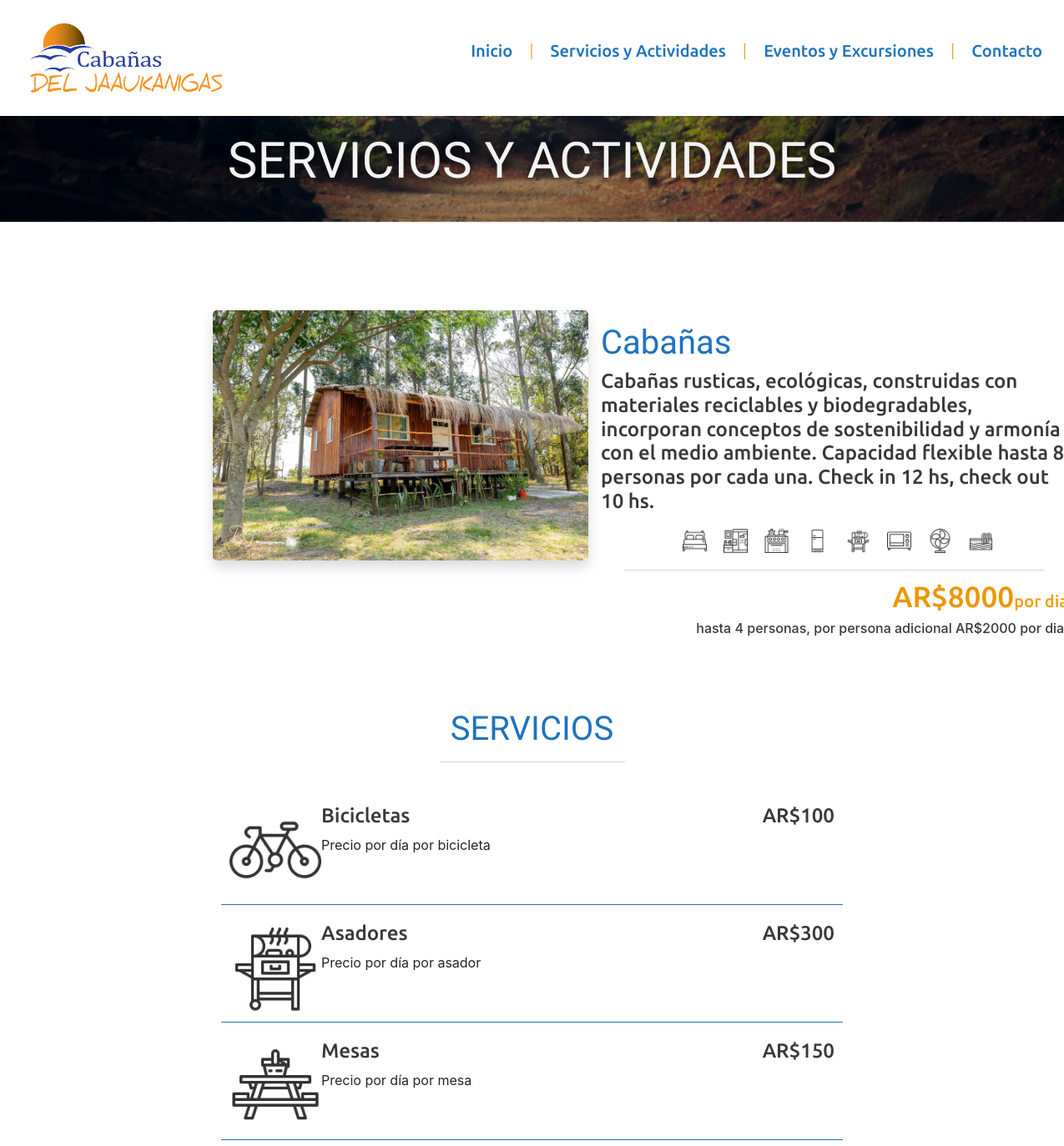
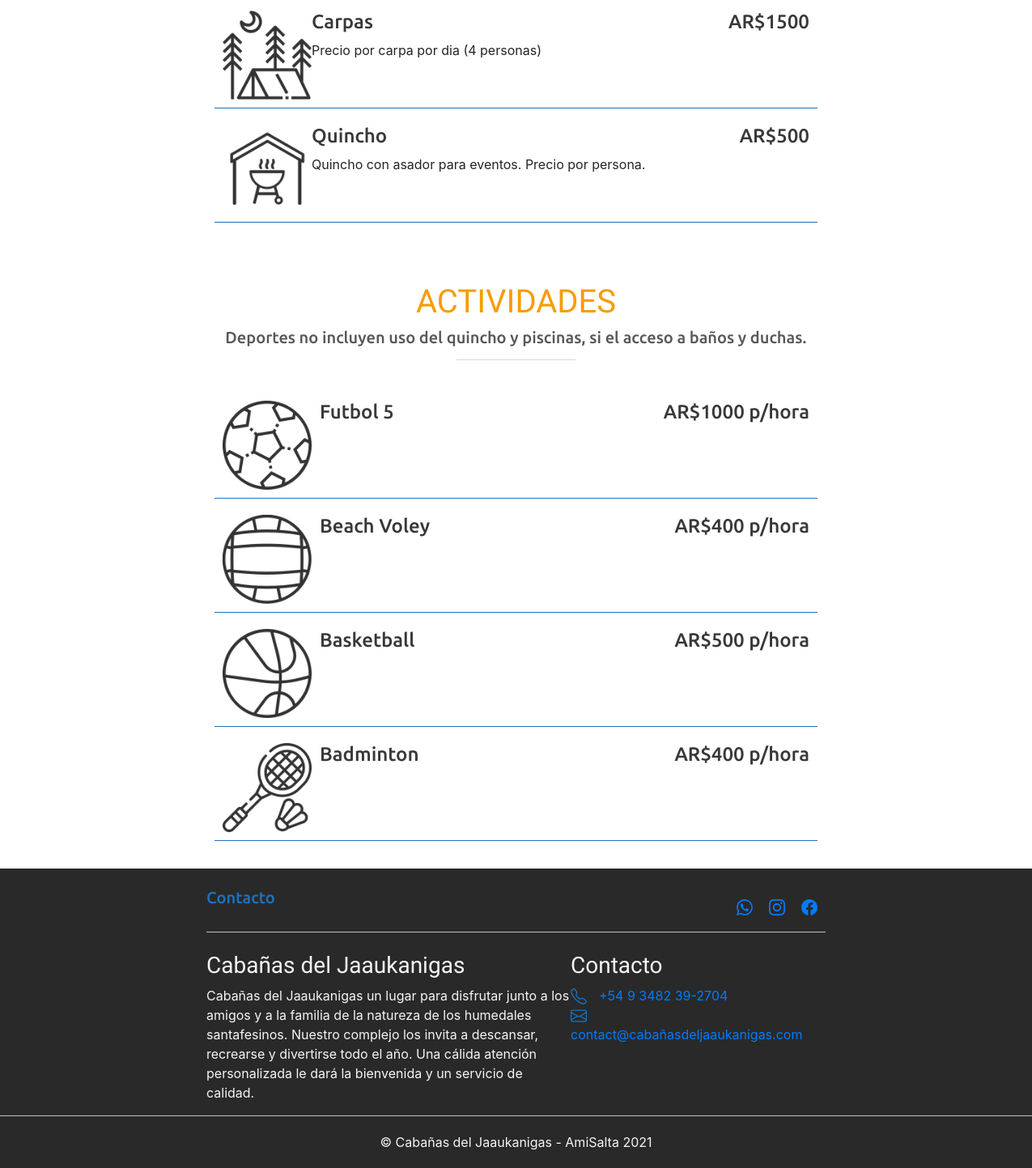
Page /servicios-y-actividades/ on the committed database (2 pictures, top to bottom).
### cabanas/models.py (models this page shows, shortened)
class Cabanas(models.Model):
    name = models.CharField(max_length=64, null=True, blank=True)
    description = models.TextField( null=True, blank=True)
    price = models.CharField(max_length=9, null=True, blank=True)
    top_persons_1st_price = models.CharField(max_length=9, null=True, blank=True)
    price_extra_persons = models.CharField(max_length=9, null=True, blank=True)
    top_persons = models.CharField (max_length=9, null=True, blank=True)
    term = models.ForeignKey(Terms, on_delete=models.CASCADE, default=None, null=True, blank=True)

class Terms(models.Model):
    time_term = models.CharField(max_length=32)
    def __str__(self):
        return f"{self.time_term}"

class Service(models.Model):
    name = models.CharField(max_length=64)
    description = models.TextField()
    price = models.CharField(max_length=32)
    img = models.ImageField(null=True, blank=True)

class Sport(models.Model):
    name = models.CharField(max_length=64)
    description = models.TextField(null=True, blank=True)
    price = models.CharField(max_length=9)
    img = models.ImageField()

### cabanas/views.py (the view, shortened to what this page needs)
# urls.py: path('servicios-y-actividades/', views.sya, name="sya_es"),
def sya(request):
    services = Service.objects.all()
    piscinas = Piscina.objects.all()
    sports = Sport.objects.all()
    cabanas_fotos = Cabanas_fotos.objects.all()
    cabanas = Cabanas.objects.all()
    form = ContactForm_es()
    return render(request, 'es/sya.html' ,{
        'services': services,
        'sports': sports,
        'form': form,
        'cabanas': cabanas,
        'piscinas': piscinas,
        'cabanas_fotos': cabanas_fotos
    })

### cabanas/templates/es/sya.html (shortened to what this page needs)
{% extends 'es/layout.html' %}
{% load crispy_forms_tags %}
{% load static %}
{% block content %}
<div class="desktop">
<div class="subpages-title">
    <h1 class="title-center light tshadow title-size-2">SERVICIOS Y ACTIVIDADES</h1>
</div>
<div class="padding"></div>
<div class="flex center2">
    <div>
        <a type="button" data-bs-toggle="modal" data-bs-target="#exampleModal">
            <div class="hover-box">
                  <img src="{% static 'images/cabin-02.JPG' %}" class="d-block w300 image-hover shadow round-corner">
            </div>
        </a>
    </div>
    <div class="m15">
        {%for cabana in cabanas%}
        <h1 class="blue">{{cabana.name}}</h1>
        <h4 class="dark">{{cabana.description}}</h4>
        <div class="center flex">
            <div class="m20 w50">
                <img src="{% static 'images/icons/bed.png' %}" class="w100p center icon-op">
            </div>
            <div class="m20 w50">
                <img src="{% static 'images/icons/bathroom.png' %}" class="w100p center icon-op">
            </div>
            <div class="m20 w50">
                <img src="{% static 'images/icons/stove.png' %}" class="w100p center icon-op">
            </div>
            <div class="m20 w50">
                <img src="{% static 'images/icons/refrigerator.png' %}" class="w100p center icon-op">
            </div>
            <div class=" m20 w50">
                <img src="{% static 'images/icons/bbq.png' %}" class="w100p center icon-op">
            </div>
            <div class=" m20 w50">
                <img src="{% static 'images/icons/microwave-oven.png' %}" class="w100p center icon-op">
            </div>
            <div class="m20 w50">
                <img src="{% static 'images/icons/fan.png' %}" class="w100p center icon-op">
            </div>
            <div class="m20 w50">
                <img src="{% static 'images/icons/swimming-pool.png' %}" class="w100p center icon-op">
            </div>
        </div>
        <div class="divisor"></div>
        <div class="aright">
                <h5 class="orange"><span>AR${{cabana.price}}</span>{{cabana.term}} </h5>
            <h6 class="dark">hasta {{cabana.top_persons_1st_price}} personas, por persona adicional AR${{cabana.price_extra_persons}} {{cabana.term}}.</h6>
        </div>
        {%endfor%}
    </div>
</div>
<br>
<div class="container">
    <h1 class="title-center blue">SERVICIOS</h1>
    <div class="title-divisor"></div>
</div>
<div class="center2">
    {%for service in services %}
    <div class="flex m20 p10 bbottom-blue">
        <img class="icon-op w80" src="{{service.img.url}}">
        <div class="w100p m10">
            <div class="flex jspacebetween"><h4 class="dark">{{service.name}}</h4><h4 class="dark">AR${{service.price}}</h4></div>
            <div class="flex jspacebetween"><p>{{service.description}}</p></div>
        </div>
    </div>
    {% endfor %}
    <br>
    <div class="container">
        <h1 class="title-center orange">ACTIVIDADES</h1>
        <h5 class="title-center">Deportes no incluyen uso del quincho y piscinas, si el acceso a baños y duchas.</h5>
        <div class="title-divisor"></div>
    </div>
    {%for sport in sports %}
    <div class="flex m20 p10 bbottom-blue">
        <img class="icon-op w80" src="{{sport.img.url}}">
        <div class="w100p m10">
        <div class="flex jspacebetween lmargin"><h4 class="dark">{{sport.name}}</h4><h4 class="dark">AR${{sport.price}} p/hora</h4></div>
    </div>
    </div>
    {% endfor %}
</div>
<br>
</div>
<link href="https://maxcdn.bootstrapcdn.com/bootstrap/4.0.0-beta.2/css/bootstrap.min.css" rel="stylesheet"/>
{% endblock %}

### cabanas/templates/es/layout.html (shortened to what this page needs)
{% load static %}
<!DOCTYPE html>
<html>
<head>
    <link rel="stylesheet" type="text/css" href="{% static '/css/main.css' %}">
    <link href="https://cdn.jsdelivr.net/npm/bootstrap@5.0.1/dist/css/bootstrap.min.css" rel="stylesheet">
   <nav class="navbar fixed-top navbar-light bg-white ">
        <div class="desktop">
        <a href="{% url 'home_es' %}"><img class="nav-logo" src="{% static 'images/logo.png' %}"></a>
            <ul>
                <li><a href="{% url 'home_es' %}"><h5 class="blue">Inicio</h5></a></li>
                <li><p class="orange">|</p></li>
                <li><a href="{% url 'sya_es' %}"><h5 class="blue">Servicios y Actividades</h5></a></li>
                <li><p class="orange">|</p></li>
                <li><a href="{% url 'events' %}"><h5 class="blue">Eventos y Excursiones</h5></a></li>
                <li><p class="orange">|</p></li>
                <li><a href="{% url 'contact_es' %}"><h5 class="blue">Contacto</h5></a></li>
            </ul>
        </nav>
    <div class="block-content">
    {% block content %}
    {% endblock %}
    </div>
    <div class="desktop">
    <div class="footer black-bg light footer-margin">
        <br>
        <div class="flex center2 jspacebetween">
            <div>
                <a type="button" data-bs-toggle="modal" data-bs-target="#exampleModal">
                    <h5 class="blue horange">Contacto</h5>
                </a>
                </div>
            <div class="flex pbottom">
                <a class="m20" href="https://www.wa.link/imivba" target="_blank"></a>
                <a class="m20" href="https://www.instagram.com/deljaauka/" target="_blank"></a>
                <a class="m20" href="https://www.facebook.com/Caba%C3%B1as-del-Jaaukanigas-110046633733969" target="_blank"></a>
            </div>
        </div>
        <div class=" center2 btop-light">
        </div>
        <br>
        <div class="flex center2 jspacebetween h300px">
            <div>
                <h3>Cabañas del Jaaukanigas</h3>
                <p class="w300">Cabañas del Jaaukanigas un lugar para disfrutar junto a los amigos y a la familia de la natureza de los humedales santafesinos. Nuestro complejo los invita a descansar, recrearse y divertirse todo el año. Una cálida atención personalizada le dará la bienvenida y un servicio de calidad.</p>
            </div>
            <div class="w300">
                <h3>Contacto</h3>
                <ul>
                    <li><a href="tel:+5493482392704"><div class="bigger2 flex">+54 9 3482 39-2704</a></div></li>
                    <li><a href="mailto:sdc.avarela@gmail.com"><div class="bigger2 flex">contact@cabañasdeljaaukanigas.com</a></div></li>
        </div>
    </div>
     <div class="acenter btop-light p20">
        © Cabañas del Jaaukanigas - AmiSalta 2021
     </div>
</body>
</html>

### static/css/main.css (style rules this page uses)
a h3, .anone, a { text-decoration: none !important; }
.desktop { display: contents; }
.flex { display: flex !important; }
.block-content { margin-top: 97px !important; min-height: 616px; }
.icon-op { opacity: 80% !important; }
.lmargin { margin-left: 10px; }
html { width:auto; }
ul { list-style-type: none !important; padding: 0 !important; margin: 0 !important; }
h4, h5, p .h4m .h5m .pm { font-family: 'Ubuntu', sans-serif !important; }
h1, h3, .h1m > *, .h3m { font-family: 'Francois One', sans-serif !important; }
.divisor { background-color: rgb(214, 214, 214); height: 1px; width: 90%; margin: auto; margin-top: 10px; margin-bottom: 10px; }
.shadow { -webkit-box-shadow: 0px 0px 18px -6px rgba(0,0,0,0.75); -moz-box-shadow: 0px 0px 18px -6px rgba(0,0,0,0.75); box-shadow: 0px 0px 18px -6px rgba(0,0,0,0.75); }
.padding { height: 75px; }
.subpages-title { background-image: url(../images/subpage-bg.jpg); background-attachment:fixed; background-repeat:no-repeat; background-size:contain; height: 200px; display: flex; flex-direction: column; justify-content: center; }
.center { margin: 0px 15%; }
.center2 { margin: 0px 20%; }
.nav-logo { width: 270px; padding: 20px; }
nav ul { list-style-type: none; margin: 0; padding: 0; overflow: hidden; }
nav ul li { float: left; margin: 10px }
nav { padding: 0px 10% 0px; -webkit-box-shadow: 0px 26px 78px -17px rgba(0,0,0,0.07); -moz-box-shadow: 0px 26px 78px -17px rgba(0,0,0,0.07); box-shadow: 0px 26px 78px -17px rgba(0,0,0,0.07); }
.container { margin: 40px 0px; color: rgb(87, 87, 87); }
span { font-size: 35px; color: #ed9600; }
.title-center { text-align: center; }
.title-divisor { background-color: rgb(214, 214, 214); height: 1px; width: 20%; margin: 15px auto; }
.title-size-2 { font-size: 60px; }
.p10 { padding: 10px; }
.p20 { padding: 20px; }
.pbottom { margin-bottom: 10px; }
.m15 { margin:15px; }
.m20 { margin:10px; }
.mico { margin-right: 15px; }
.black-bg { background-color: rgb(41, 41, 41) !important; }
.light { color: whitesmoke !important; }
.dark { color: rgb(56, 56, 56) !important; }
.blue { color: #1e73be; }
.orange { color: #f79c00; }
.tshadow { text-shadow: 1px 1px 15px #000000; }
.w80 { width: 110px; }
.w50 { width: 50px; }
.w100p { width: 100%; }
.w300 { width: 450px; }
.aright { text-align: right; }
.acenter { text-align: center; }
.jspacebetween { justify-content: space-between; }
.footer { width: 100%; position: relative; bottom: 0; }
.btop-light { border-top: 1px solid #c2c2c2; }
.bbottom-blue { border-bottom: 1px solid #1e73be; }
.bigger2 { transition: 0.2s; }
.horange { transition: 0.2s; }
.shadow { -webkit-box-shadow: 0px 0px 40px -8px rgba(0,0,0,0.75); -moz-box-shadow: 0px 0px 40px -8px rgba(0,0,0,0.75); box-shadow: 0px 0px 40px -8px rgba(0,0,0,0.75); }
.round-corner { border-radius: 5px; }
.hover-box { position: relative; }
.image-hover { transition: 0.2s; }

### rows in the picture
Cabanas: name "Cabañas", description "Cabañas rusticas, ecológicas, construidas con materiales reciclables y biodegradables, incorporan conceptos de sostenibilidad y armonía con el medio ambiente. Capacidad flexible hasta 8 personas por cada una. Check in 12 hs, check out 10 hs.", price "8000", term "por…", top_persons_1st_price "4", price_extra_persons "2000", term "por dia"
Service: img (picture), name "Bicicletas", price "100", description "Precio por día por bicicleta"
Service: img (picture), name "Asadores", price "300", description "Precio por día por asador"
Service: img (picture), name "Mesas", price "150", description "Precio por día por mesa"
Service: img (picture), name "Carpas", price "1500", description "Precio por carpa por dia (4 personas)"
Service: img (picture), name "Quincho", price "500", description "Quincho con asador para eventos. Precio por persona."
Sport: img (picture), name "Futbol 5", price "1000"
Sport: img (picture), name "Beach Voley", price "400"
Sport: img (picture), name "Basketball", price "500"
Sport: img (picture), name "Badminton", price "400"
